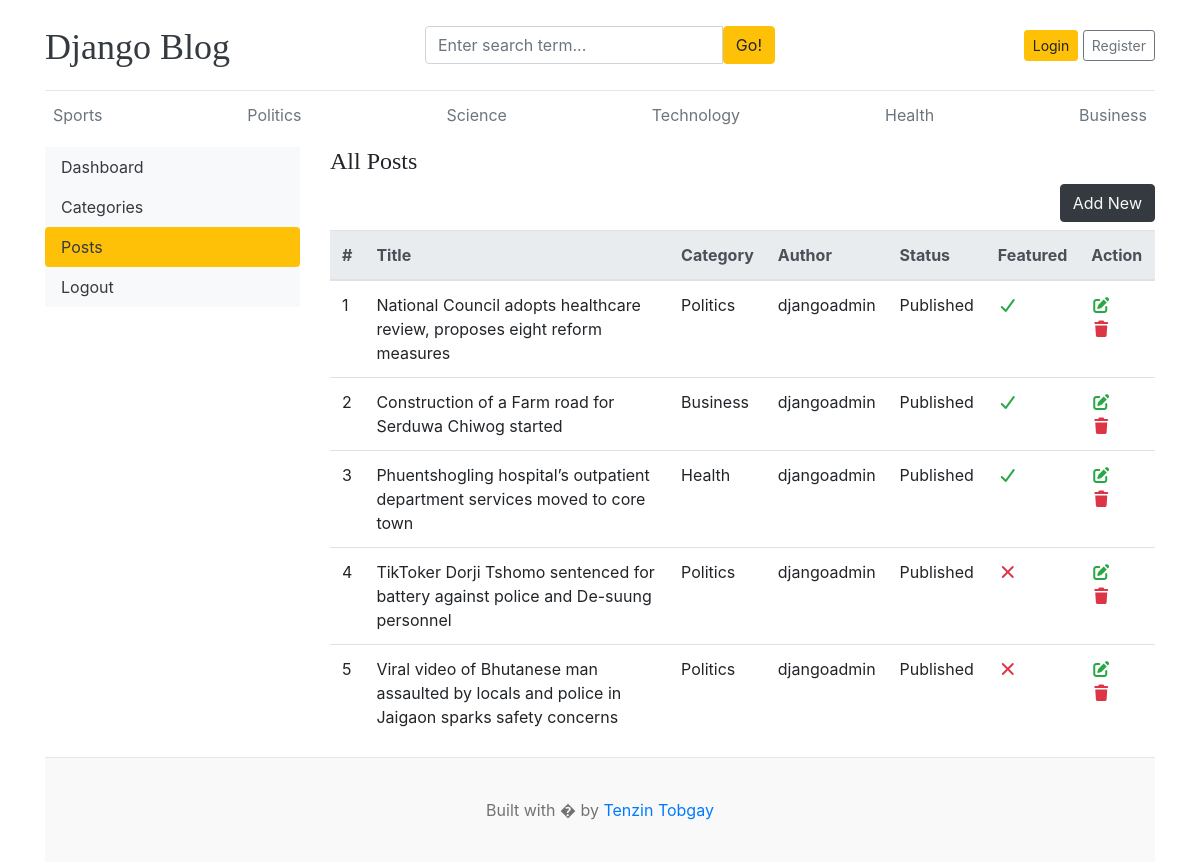
The app's page /dashboard/posts/ with its own data.
### blogs/models.py (models this page shows, shortened)
class Category(models.Model):
    category_name = models.CharField(max_length=100, unique=True)
    created_at = models.DateTimeField(auto_now_add=True)
    updated_at = models.DateTimeField(auto_now=True)
    class Meta:
        verbose_name = "Category"
        verbose_name_plural = "Categories"
    def __str__(self):
        return self.category_name

class Blog(models.Model):
    title = models.CharField(max_length=200)
    slug = models.SlugField(max_length=200, unique=True, blank=True)
    category = models.ForeignKey(Category, on_delete=models.CASCADE)
    author = models.ForeignKey(User, on_delete=models.CASCADE)
    featured_image = models.ImageField(upload_to='uploads/%Y/%m/%d')
    short_description = models.TextField(max_length=500)
    blog_body = models.TextField(max_length=5000)
    status = models.CharField(max_length=20, choices=STATUS_CHOICES, default='draft')
    is_featured = models.BooleanField(default=False)
    created_at = models.DateTimeField(auto_now_add=True)
    updated_at = models.DateTimeField(auto_now=True)

### dashboards/views.py (the view)
# urls.py: path('posts/', views.posts, name='posts'),
def posts(request):
    posts = Blog.objects.all()
    context = {
        'posts': posts,
    }
    return render(request, 'dashboard/posts.html', context)

### blogs/context_processors.py (called while the page is built)
def get_categories(request):
    categories = Category.objects.all()
    return dict(categories=categories)

def get_social_links(request):
    social_links = SocialLink.objects.all()
    return dict(social_links=social_links)

### templates/dashboard/posts.html (shortened to what this page needs)
{% extends 'base.html' %}
{% block content %}
<div class="row">
    {% include 'dashboard/sidebar.html' %}
    <div class="col-md-9">
        <h4>All Posts</h4>
        <a href="{% url 'add_post' %}" class="btn btn-dark text-light float-right mb-2">Add New</a>
        <table class="table">
            <thead class="thead-light">
                <tr>
                <th>#</th>
                <th>Title</th>
                <th>Category</th>
                <th>Author</th>
                <th>Status</th>
                <th>Featured</th>
                <th>Action</th>
                </tr>
            </thead>
            <tbody>
            {% for post in posts %}
                <tr>
                    <td>{{forloop.counter}}</td>
                    <td>{{post.title}}</td>
                    <td>{{post.category}}</td>
                    <td>{{post.author}}</td>
                    <td>{{post.status}}</td>
                    <td>{% if post.is_featured %}<i class="fas fa-check text-success"></i>{% else %}<i class="fa-solid fa-xmark text-danger"></i>{% endif %}</td>
                    <td>
                        <a href="{% url 'edit_post' post.id %}"><i class="fas fa-edit text-success"></i></a>
                        <a href="{% url 'delete_post' post.id %}"><i class="fas fa-trash text-danger"></i></a>
                    </td>
                </tr>
            {% endfor %}
            </tbody>
        </table>
    </div>
</div>
{% endblock %}

### templates/base.html (shortened to what this page needs)
{% load static %}
<!DOCTYPE html>
<html lang="en">
<head>
    <link href="https://getbootstrap.com/docs/4.0/dist/css/bootstrap.min.css" rel="stylesheet">
    <link href="{% static 'css/blog.css' %}" rel="stylesheet">
    <link rel="stylesheet" href="https://cdnjs.cloudflare.com/ajax/libs/font-awesome/7.0.1/css/all.min.css" />
  </head>
<body>
    <div class="container">
      <header class="blog-header py-3">
        <div class="row flex-nowrap justify-content-between align-items-center">
          <div class="col-4 pt-1">
            <a class="blog-header-logo text-dark" href="/">Django Blog</a>
          </div>
          <div class="col-4">
            <form action="{% url 'search' %}" method="get">
                <div class="input-group">
                    <input class="form-control" name="keyword" value="{{keyword}}" type="text" placeholder="Enter search term..." aria-label="Enter search term..." aria-describedby="button-search" />
                    <button type="submit" class="btn btn-warning" id="button-search" type="button">Go!</button>
                </div>
            </form>
          </div>
          <div class="col-4 d-flex justify-content-end align-items-center">
            {% if not user.is_authenticated %}
            <a class="btn btn-sm btn-warning" href="{% url 'login' %}">Login</a> &nbsp;
            <a class="btn btn-sm btn-outline-secondary" href="{% url 'register' %}">Register</a>
            {% else %}
            <span><a href="{% url 'dashboard' %}">Dashboard</a></span>
            &emsp;
            <span><a href="{% url 'logout' %}">LogOut</a></span>
            {% endif %}
          </div>
        </div>
      </header>
      <div class="nav-scroller py-1 mb-2">
        <nav class="nav d-flex justify-content-between">
            {% for category in categories %}
                <a class="p-2 text-muted" href="{% url 'posts_by_category' category.id %}">{{ category.category_name }}</a>
            {% endfor %}
        </nav>
      </div>
{% block content %}
{% endblock %}
<footer class="blog-footer">
  <p>Built with � by <a href="#">Tenzin Tobgay</a></p>
</footer>
</body>
</html>

### blog_main/static/css/blog.css (style rules this page uses)
.blog-header { border-bottom: 1px solid #e5e5e5; }
.blog-header-logo { font-family: "Playfair Display", Georgia, "Times New Roman", serif; font-size: 2.25rem; }
h1, h2, h3, h4, h5, h6 { font-family: "Playfair Display", Georgia, "Times New Roman", serif; }
.blog-footer { padding: 2.5rem 0; color: #727272; text-align: center; background-color: #f9f9f9; border-top: .05rem solid #e5e5e5; }
.blog-footer p:last-child { margin-bottom: 0; }

### records on screen
Category: category_name "Sports"
Category: category_name "Politics"
Category: category_name "Science"
Category: category_name "Technology"
Category: category_name "Health"
Category: category_name "Business"
Blog: title "National Council adopts healthcare review, proposes eight reform measures", category "Politics", author "djangoadmin", status "Published", is_featured True (drawn)
Blog: title "Construction of a Farm road for Serduwa Chiwog started", category "Business", author "djangoadmin", status "Published", is_featured True (drawn)
Blog: title "Phuentshogling hospital’s outpatient department services moved to core town", category "Health", author "djangoadmin", status "Published", is_featured True (drawn)
Blog: title "TikToker Dorji Tshomo sentenced for battery against police and De-suung personnel", category "Politics", author "djangoadmin", status "Published", is_featured False (drawn)
Blog: title "Viral video of Bhutanese man assaulted by locals and police in Jaigaon sparks safety concerns", category "Politics", author "djangoadmin", status "Published", is_featured False (drawn)
